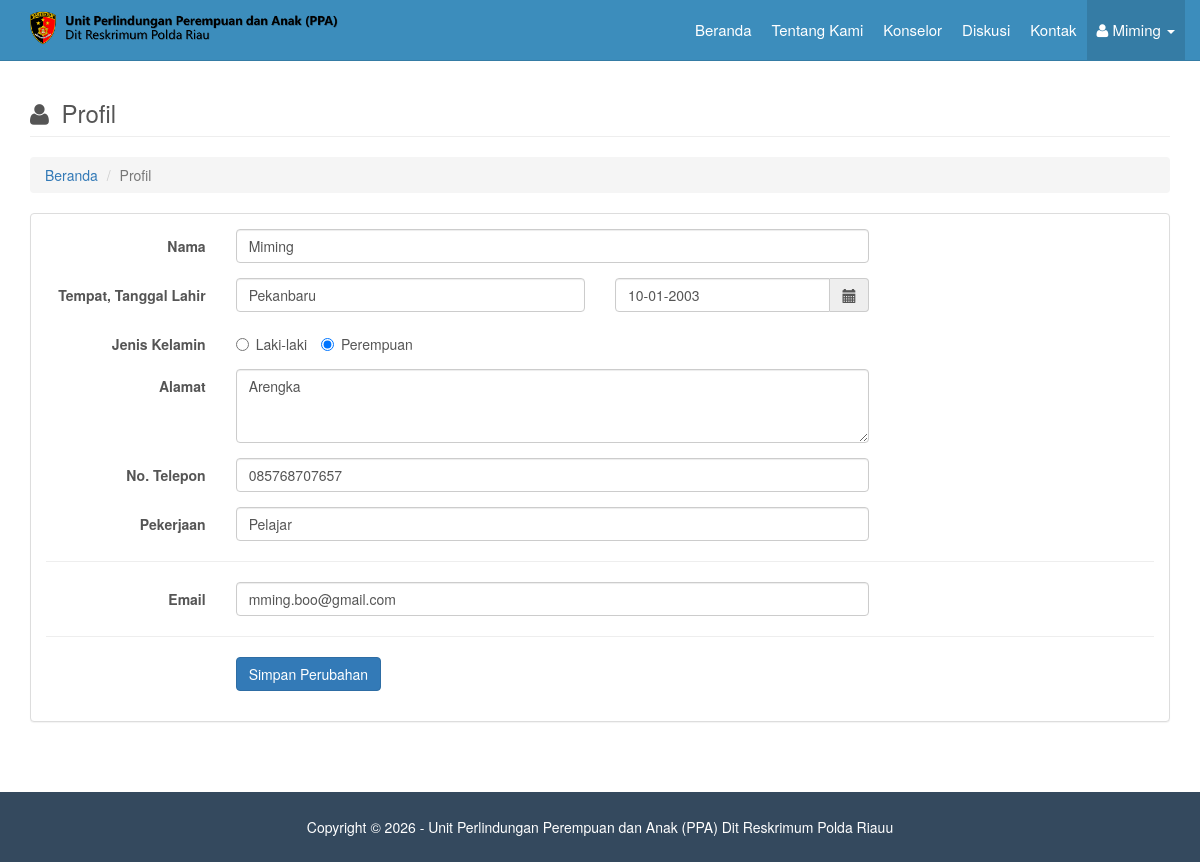
Screenshot of /main.php?page=profil (signed in) with the database file from the repository.
### tables this page shows
CREATE TABLE `tbl_klien` (
  `id_klien` int(11) NOT NULL,
  `tanggal_daftar` timestamp NOT NULL DEFAULT current_timestamp() ON UPDATE current_timestamp(),
  `nama_klien` varchar(30) NOT NULL,
  `tempat_lahir` varchar(20) NOT NULL,
  `tanggal_lahir` date NOT NULL,
  `jenis_kelamin` enum('Laki-laki','Perempuan') NOT NULL,
  `alamat` varchar(50) NOT NULL,
  `telepon` varchar(13) NOT NULL,
  `pekerjaan` varchar(30) NOT NULL,
  `username` varchar(50) NOT NULL,
  `email` varchar(30) NOT NULL,
  `password` varchar(50) NOT NULL
);

### pages/profil/view.php (the view, shortened to what this page needs)
<?php
if (empty($_SESSION['email_klien']) && empty($_SESSION['password_klien'])){
    echo "<script type='text/javascript'>alert('Anda harus login terlebih dahulu!');</script>
          <meta http-equiv='refresh' content='0; url=?page=home'>";
}
else {
    $query = mysqli_query($mysqli, "SELECT * FROM tbl_klien WHERE id_klien='$_SESSION[id_klien]'")
                                    or die('Ada kesalahan pada query tampil data klien: '.mysqli_error($mysqli));
    $data = mysqli_fetch_assoc($query);
    $nama_klien    = $data['nama_klien'];
    $tempat_lahir  = $data['tempat_lahir'];
    $tanggal       = $data['tanggal_lahir'];
    $tgl           = explode('-',$tanggal);
    $tanggal_lahir = $tgl[2]."-".$tgl[1]."-".$tgl[0];
    $jenis_kelamin = $data['jenis_kelamin'];
    $alamat        = $data['alamat'];
    $telepon       = $data['telepon'];
    $pekerjaan     = $data['pekerjaan'];
    $email         = $data['email'];
?>
    <div class="row">
        <div class="col-lg-12">
            <div class="row">
                <div class="col-lg-12">
                    <h3 class="page-header">
                        <i style="margin-right:6px" class="fa fa-user"></i>
                        Profil
                    </h3>
                    <ol class="breadcrumb">
                        <li><a href="?page=home">Beranda</a>
                        </li>
                        <li class="active">Profil</li>
                    </ol>
                </div>
            </div>
            <div class="row">
                <div class="col-lg-12">
                    <div class="panel panel-default">
                        <div class="panel-body">
                            <form class="form-horizontal" method="POST" action="pages/profil/proses.php">
                                <div class="form-group">
                                    <label class="col-sm-2 control-label">Nama</label>
                                    <div class="col-sm-7">
                                        <input type="text" class="form-control" name="nama" autocomplete="off" value="<?php echo $nama_klien; ?>" required>
                                    </div>
                                </div>
                                <div class="form-group">
                                    <label class="col-sm-2 control-label">Tempat, Tanggal Lahir</label>
                                    <div class="col-sm-4">
                                        <input type="text" class="form-control" name="tempat_lahir" autocomplete="off" value="<?php echo $tempat_lahir; ?>" required>
                                    </div>
                                    <div class="col-sm-3">
                                        <div class="input-group">
                                            <input type="text" class="form-control date-picker" data-date-format="dd-mm-yyyy" name="tanggal_lahir" autocomplete="off" value="<?php echo $tanggal_lahir; ?>" required>
                                            <span class="input-group-addon">
                                                <i class="glyphicon glyphicon-calendar"></i>
                                            </span>
                                        </div>
                                    </div>
                                </div>
                                <div class="form-group">
                                    <label class="col-sm-2 control-label">Jenis Kelamin</label>
                                    <div class="col-sm-7">
                                        <?php
                                        if ($jenis_kelamin=='Laki-laki') { ?>
                                            <label class="radio-inline">
                                                <input type="radio" name="jenis_kelamin" value="Laki-laki" checked=""> Laki-laki
                                            </label>
                                            <label class="radio-inline">
                                                <input type="radio" name="jenis_kelamin" value="Perempuan"> Perempuan
                                            </label>
                                        <?php
                                        } else { ?>
                                            <label class="radio-inline">
                                                <input type="radio" name="jenis_kelamin" value="Laki-laki"> Laki-laki
                                            </label>
                                            <label class="radio-inline">
                                                <input type="radio" name="jenis_kelamin" value="Perempuan" checked=""> Perempuan
                                            </label>
                                        <?php
                                        }
                                        ?>
                                    </div>
                                </div>
                                <div class="form-group">
                                    <label class="col-sm-2 control-label">Alamat</label>
                                    <div class="col-sm-7">
                                        <textarea class="form-control" name="alamat" rows="3" required><?php echo $alamat; ?></textarea>
                                    </div>
                                </div>
                                <div class="form-group">
                                    <label class="col-sm-2 control-label">No. Telepon</label>
                                    <div class="col-sm-7">
                                        <input type="text" class="form-control" name="telepon" autocomplete="off" maxlength="13" onKeyPress="return goodchars(event,'0123456789',this)" value="<?php echo $telepon; ?>" required>
                                    </div>
                                </div>
                                <div class="form-group">
                                    <label class="col-sm-2 control-label">Pekerjaan</label>
                                    <div class="col-sm-7">
                                        <input type="text" class="form-control" name="pekerjaan" autocomplete="off" value="<?php echo $pekerjaan; ?>" required>
                                    </div>
                                </div>
                                <hr>
                                <div class="form-group">
                                    <label class="col-sm-2 control-label">Email</label>
                                    <div class="col-sm-7">
                                        <input type="email" class="form-control" name="email" autocomplete="off" value="<?php echo $email; ?>" required>
                                    </div>
                                </div>
                                <hr/>
                                <div class="form-group">
                                    <div class="col-sm-offset-2 col-sm-10">
                                        <input type="submit" class="btn btn-primary btn-submit" name="simpan" value="Simpan Perubahan">
                                    </div>
                                </div>
                            </form>
                        </div>
                    </div>
                </div>
            </div>
        </div>
    </div>
<?php
}
?>

### assets/css/modern-business.css (style rules this page uses)
html, body { height: 100%; }
body { padding-top: 50px; }

### assets/css/style.css (style rules this page uses)
body { font-family: "Helvetica Neue", Helvetica, Arial, sans-serif; font-size: 14px; line-height: 1.42857143; color: #555; background-color: #fff; padding-top: 60px; }

### rows the page displays
tbl_klien: nama "Miming", tempat_lahir "Pekanbaru", tanggal_lahir "10-01-2003", alamat "Arengka", telepon "085768707657", pekerjaan "Pelajar", email "mming.boo@gmail.com"

### other values shown
$_SESSION['nama_klien'] "Miming"
